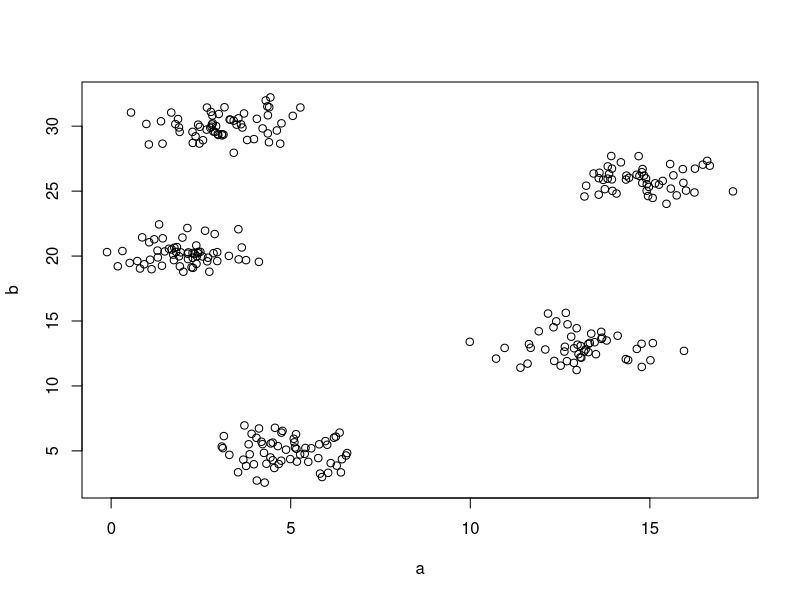
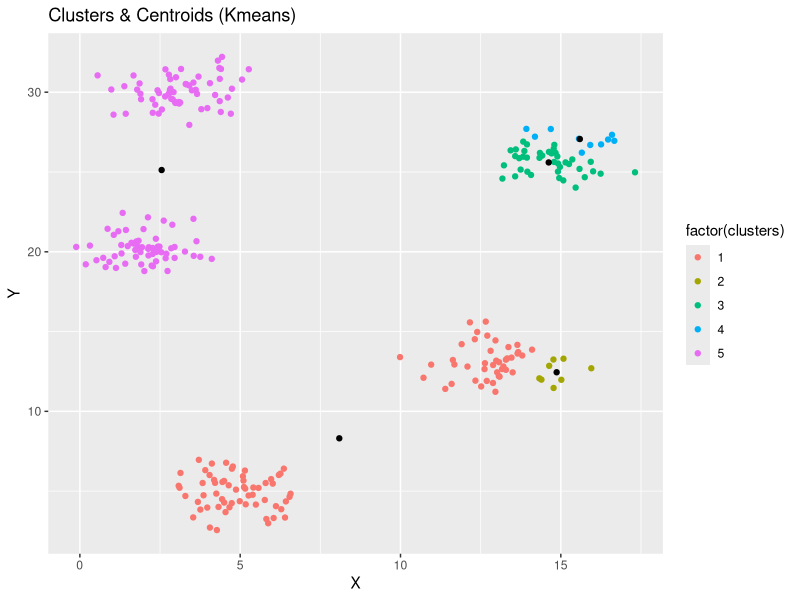
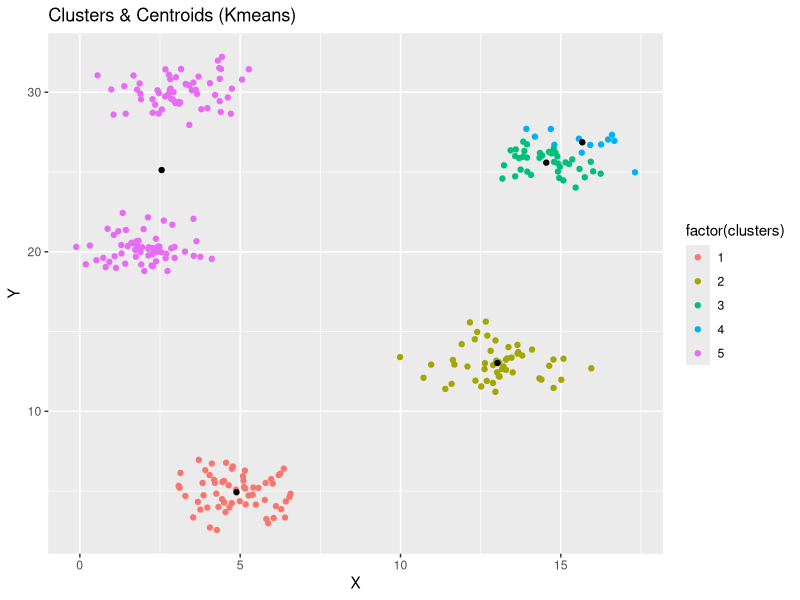
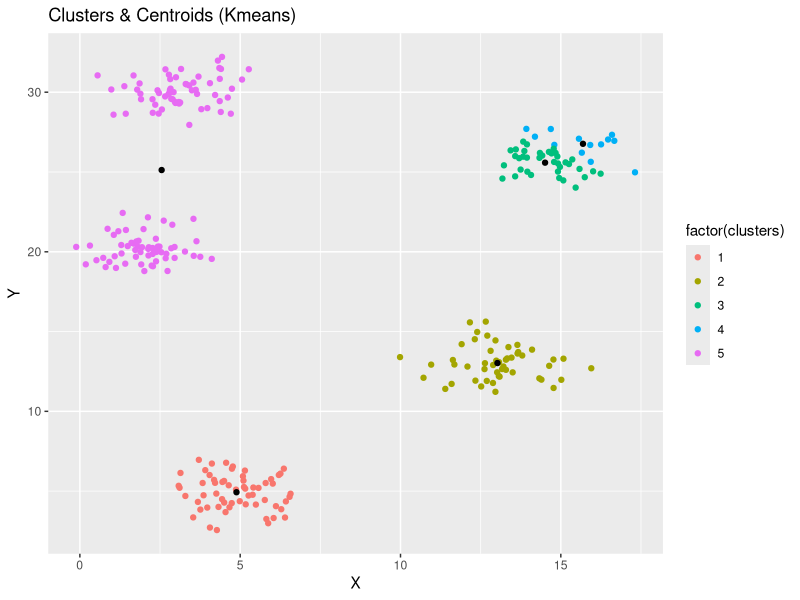
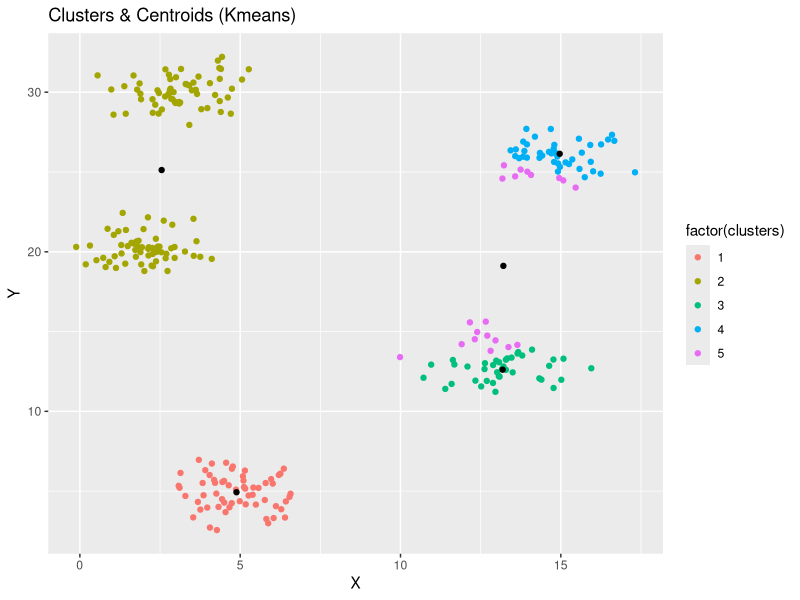
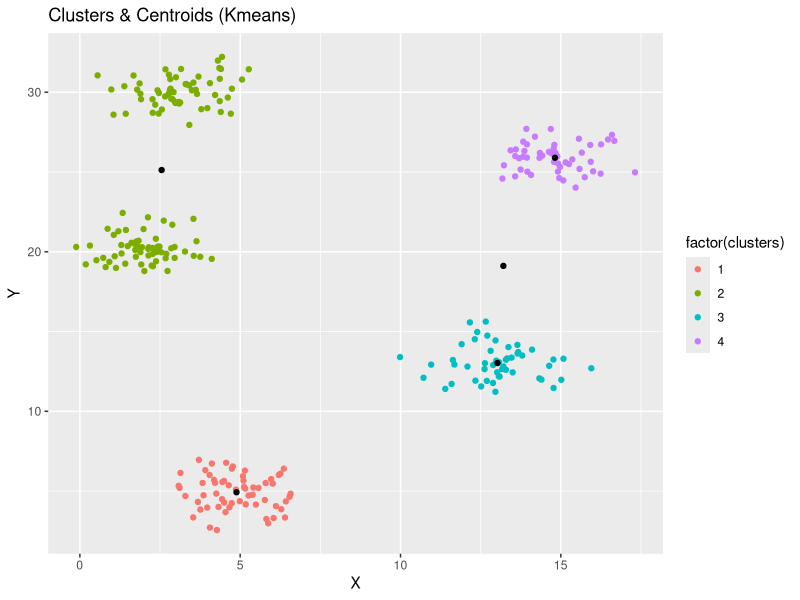
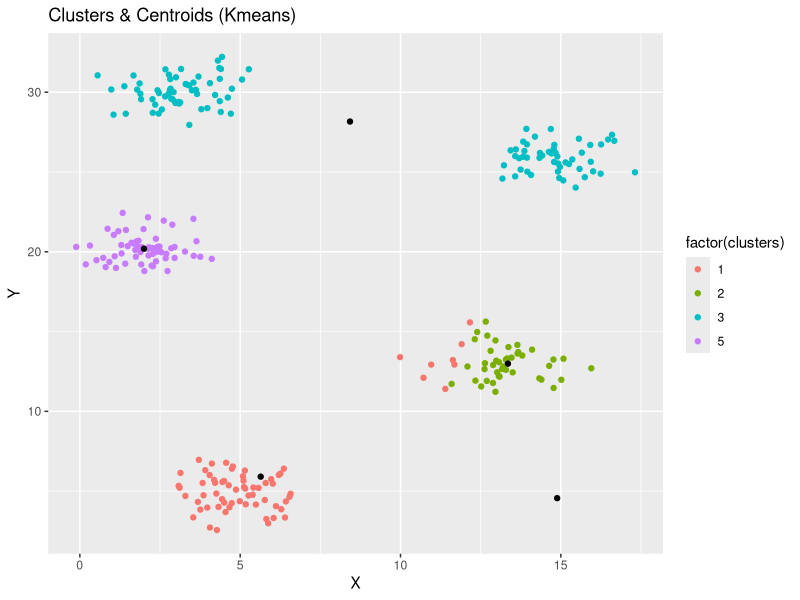
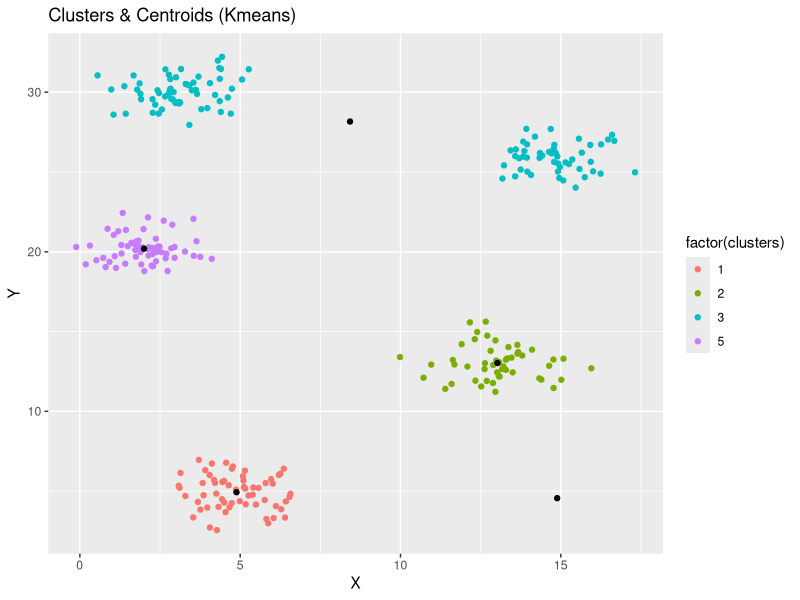

R code for these plots, in order:
library("ggplot2") 
set.seed(100401544) 
a=c(rnorm(60,5,1), rnorm(50,15,1), rnorm(60,2,1), rnorm(60,3,1), rnorm(50,13,1)) 
b=c(rnorm(60,5,1), rnorm(50,26,1), rnorm(60,20,1), rnorm(60,30,1), rnorm(50,13,1)) 
x=data.frame(a,b)
plot(a,b)

kmeans_Jun=function(x,k=2,max_iter=100,distance="euclidean",n=5,visualize=TRUE){ 
  #Initializations 
  x1=x[,1] 
  y1=x[,2] 
  col=0 
  med_x=0 
  med_y=0 
  new_kx=c() 
  new_ky=c() 
  k_n=numeric(length(x1)) 
  clusters=numeric(length(x1))
  puntos=c(1:length(x1)) 
  datos=data.frame(puntos,x1,y1) 
  dis_tot=c() 
  datos_opt=data.frame() 
  centroids_opt=data.frame() 
  suma_total_new=0
  suma_total_old=100000000 
  #I set the limits for the random generated points between the minimum and maximum of x 
  lim_min_x1=min(x[,1]) 
  lim_max_x1=max(x[,1]) 
  lim_min_y1=min(x[,2]) 
  lim_max_y1=max(x[,2]) 
  #I avoid initialization 
  i=0 
  for(i in 1:n){ 
    new_kx=c() 
    new_ky=c() 
    #I generate the random points based on k
    ran_x=sample(lim_min_x1:lim_max_x1,k) 
    ran_y=sample(lim_min_y1:lim_max_y1,k) 
    old_kx=ran_x 
    old_ky=ran_y 
    it=1 
    #Different distance methods 
    while(it<=max_iter){ 
      if(distance=="euclidean"){ 
        #Euclidean Distance 
        euc_dist=numeric(length(x1)) 
        mat_dist=numeric() 
        i=0 
        j=0 
        for(i in 1:length(old_kx)){for(j in 1:length(x1)){ 
          euc_dist[j]=sqrt((x1[j]-old_kx[i])^2+(y1[j]-old_ky[i])^2) 
        }
          mat_dist=cbind(mat_dist,euc_dist) 
        } 
      } 
      if(distance=="squared"){ 
        #Squared Euclidean distance 
        squ_dist=numeric(length(x1)) 
        mat_dist=numeric() 
        for(i in 1:length(old_kx)){for(j in 1:length(x1)){ 
          squ_dist[j]=(x1[j]-old_kx[i])^2+(y1[j]-old_ky[i])^2 
        } 
          mat_dist=cbind(mat_dist,squ_dist) 
        } 
      }
      
      if(distance=="manhattan"){ 
        #Manhattan distance 
        manh_dist=numeric(length(x1)) 
        mat_dist=numeric() 
        for(i in 1:length(old_kx)){for(j in 1:length(x1)){ 
          manh_dist[j]=abs(x1[j]-old_kx[i])+abs(y1[j]-old_ky[i]) 
        } 
          mat_dist=cbind(mat_dist,manh_dist) 
        } 
      }
      if(distance=="maximum"){ 
        #Maximum distance 
        max_dist=numeric(length(x1)) 
        mat_dist=numeric() 
        for(i in 1:length(old_kx)){for(j in 1:length(x1)){ 
          dis1=abs(x1[j]-old_kx[i]) 
          dis2=abs(y1[j]-old_ky[i])
          max_dist[j]=max(dis1,dis2) 
        } 
          mat_dist=cbind(mat_dist,max_dist) 
        } 
      } 
      
      #Create clusters
      #Each column is a centroid and it has a 1 if the point is associated to that centroid 
      datos=data.frame(puntos,x1,y1) 
      g=0 
      for(g in 1:k){ 
        for (j in 1:length(mat_dist[,1])){ 
          if(which.min(mat_dist[j,])==g){ 
            k_n[j]=1 
          }else{ 
            k_n[j]=0 
          } 
        } 
        #I add all the columns in a data frame 
        datos=data.frame(datos,k_n) 
      } 
      #I compute the mean of the points associated to each centroid 
      j=0 
      new_kx=c() 
      new_ky=c() 
      col=0 
      unx=c() 
      for(j in 1:k){ 
        col=j+3
        unx=(datos[,col]>0) 
        unnx=datos[,col][unx] 
        if(length(unnx)==0){ 
          new_kx[j]=old_kx[j] 
        }else{ 
          med_x=sum(datos[,2]*datos[,col])/length(unnx) 
          new_kx=c(new_kx,med_x) 
        } 
        uny=(datos[,col]>0) 
        unny=datos[,col][uny] 
        if(length(unny)==0){ 
          new_ky[j]=old_ky[j]
        }else{ 
          med_y=sum(datos[,3]*datos[,col])/length(unny) 
          new_ky=c(new_ky,med_y) 
        } 
      } 
      #New centroid and control if centroids don't move 
      control=0 
      control=sum(new_kx-old_kx)+sum(new_ky-old_ky) 
      if(control==0){ 
        cat("Centroids didn't move","\n") 
        break 
      }else{ 
        i=0 
        col=0
        clusters=numeric(length(x1)) 
        k_color=numeric(length(x1)) 
        for(i in 1:k){ 
          col=3+i 
          k_color=datos[,col]*i 
          clusters=clusters+k_color 
        } 
        #Actualize data frames to plot 
        datos=data.frame(datos,clusters) 
        centroids=data.frame(new_kx,new_ky) 
        #Plot
        p1=ggplot(datos)+aes(datos[,2],datos[,3],color=factor(clusters))+
          geom_point(data=datos,aes(datos[,2],datos[,3]))+
          geom_point(data=centroids,aes(new_kx,new_ky),color='black')+
          labs(x="X",y="Y",title="Clusters & Centroids (Kmeans)")
        
        if(visualize==TRUE){ 
          Sys.sleep(0.5) 
          print(p1) 
        } 
        cat("Iteration ", it, "\n") 
        old_kx=new_kx 
        old_ky=new_ky 
        #cat("Coordinate x of centroids", new_kx, "\n") 
        #cat("Coordinate y of centroids", new_ky, "\n") 
        it=it+1 
      } 
    }
    g=0 
    tot=c()
    for (j in 1:length(mat_dist[,1])){ 
      tot=c(tot,min(mat_dist[j,])) 
    } 
    #Take the best configuration 
    suma_total_new=sum(tot) 
    if(suma_total_new<suma_total_old){ 
      datos_opt=data.frame(datos[,2],datos[,3]) 
      centroids_opt=data.frame(centroids[,1],centroids[,2]) 
      p_opt1=ggplot(datos)+aes(datos[,2],datos[,3],color=factor(clusters))+
        geom_point(data=datos,aes(datos[,2],datos[,3]))+
        geom_point(data=centroids,aes(new_kx,new_ky),color='black')+
        labs(x="X",y="Y",title="Clusters & Centroids (Optimum Kmeans)") 
      suma_total_old=suma_total_new 
    } 
    dis_tot=c(dis_tot,sum(tot))
  } 
  p_opt=ggplot(datos_opt)+aes(datos_opt[,1],datos_opt[,2],color=factor(clusters))+
    geom_point(data=datos_opt,aes(datos_opt[,1],datos_opt[,2]) )+
    geom_point(data=centroids_opt,aes(centroids_opt[,1],centroids_opt[,2]),color='black')+
    labs(x="X",y="Y",title="Clusters & Centroids (Optimum Kmeans)") 
  cat("The minimum distance for", n,"configurations is",min(dis_tot), "\n") 
  print(p_opt1) 
} 
kmeans_Jun(x,k=5)

